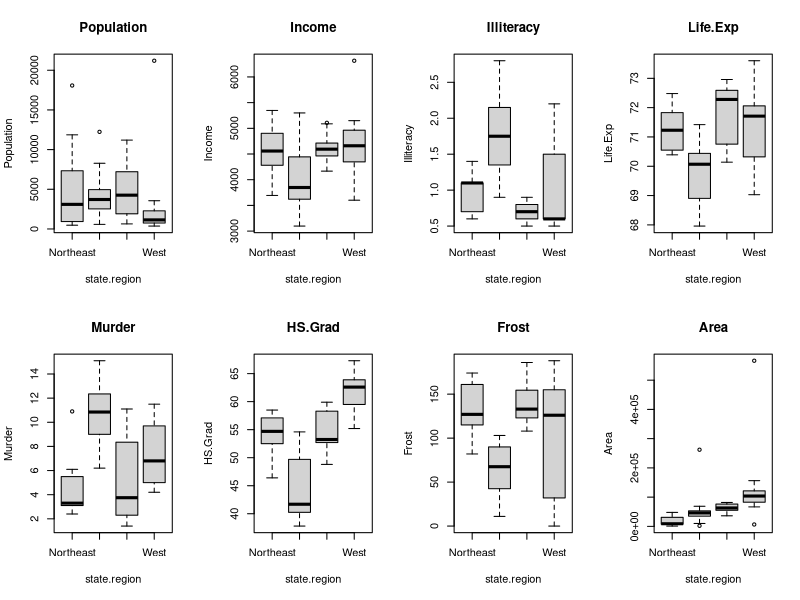
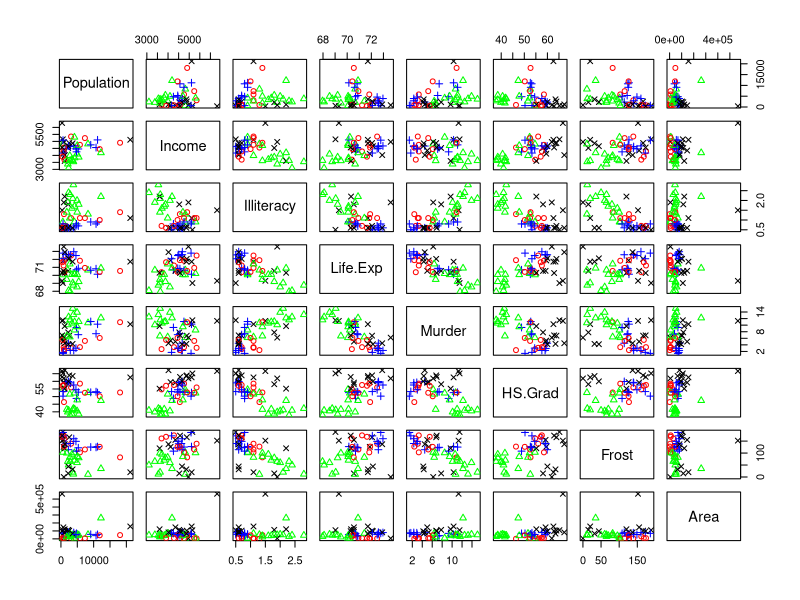

R code for these plots, in order:
st <- data.frame(state.x77, state.region)

str(st)

class(st)
head(st)
dim(st)
table(st$state.region)

summary(st[, 1])
summary(st[, 2])
summary(st[, 'Illiteracy'])
summary(st$Life.Exp)
summary(st[, 5])
summary(st[, 6])
summary(st[, 'Frost'])
summary(st$Area)

sd(st[, 1])
sd(st[, 2])
sd(st[, 'Illiteracy'])
sd(st$Life.Exp)
sd(st[, 5])
sd(st[, 6])
sd(st[, 'Frost'])
sd(st$Area)

par(mfrow = c(2, 4))
boxplot(Population~state.region, data = st, main = 'Population')
boxplot(Income~state.region, data = st, main = 'Income')
boxplot(Illiteracy~state.region, data = st, main = 'Illiteracy')
boxplot(Life.Exp ~ state.region, data = st, main = 'Life.Exp')
boxplot(Murder~state.region, data = st, main = 'Murder')
boxplot(HS.Grad~state.region, data = st, main = 'HS.Grad')
boxplot(Frost~state.region, data = st, main = 'Frost')
boxplot(Area ~ state.region, data = st, main = 'Area')

point <- as.numeric(st$state.region)
color <- c('red', 'green', 'blue', 'black')
pairs(st[, -9], pch = c(point), col = color[st[, 9]])

cor(st$Murder, st$Population)
cor(st$Murder, st$Income)
cor(st$Murder, st$Illiteracy)
cor(st$Murder, st$Life.Exp)
cor(st$Murder, st$HS.Grad)
cor(st$Murder, st$Frost)
cor(st$Murder, st$Area)